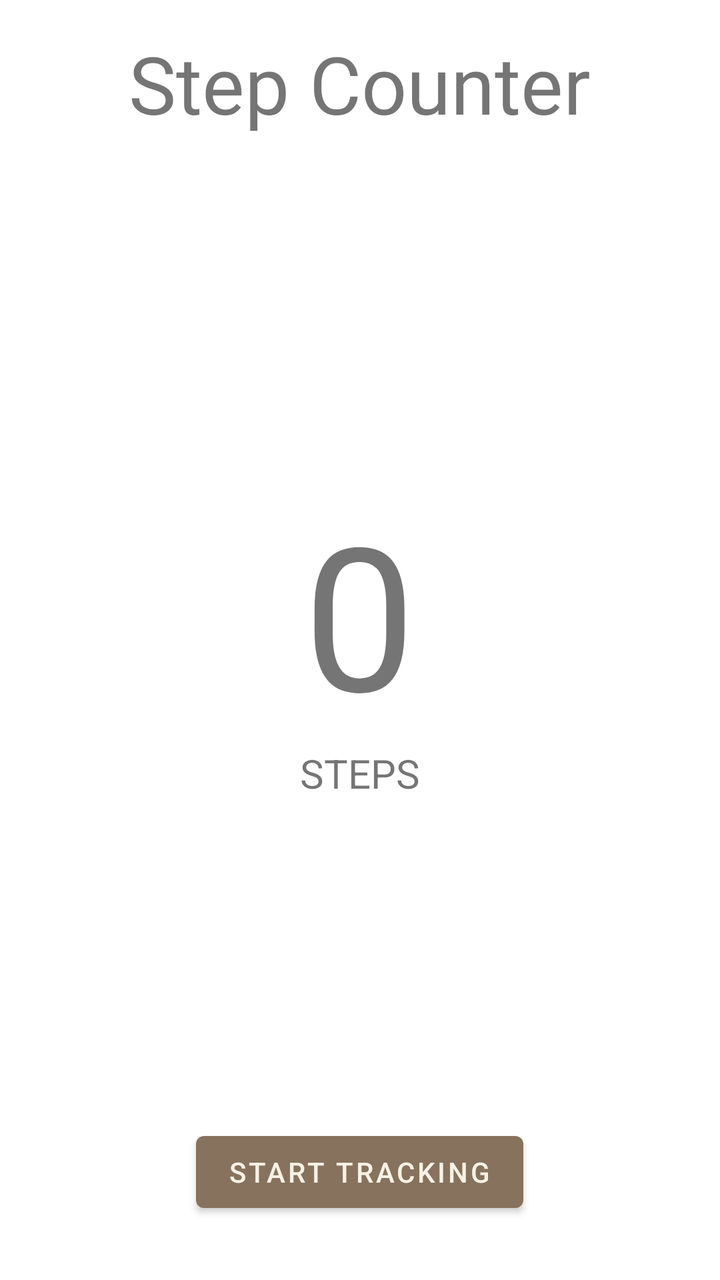
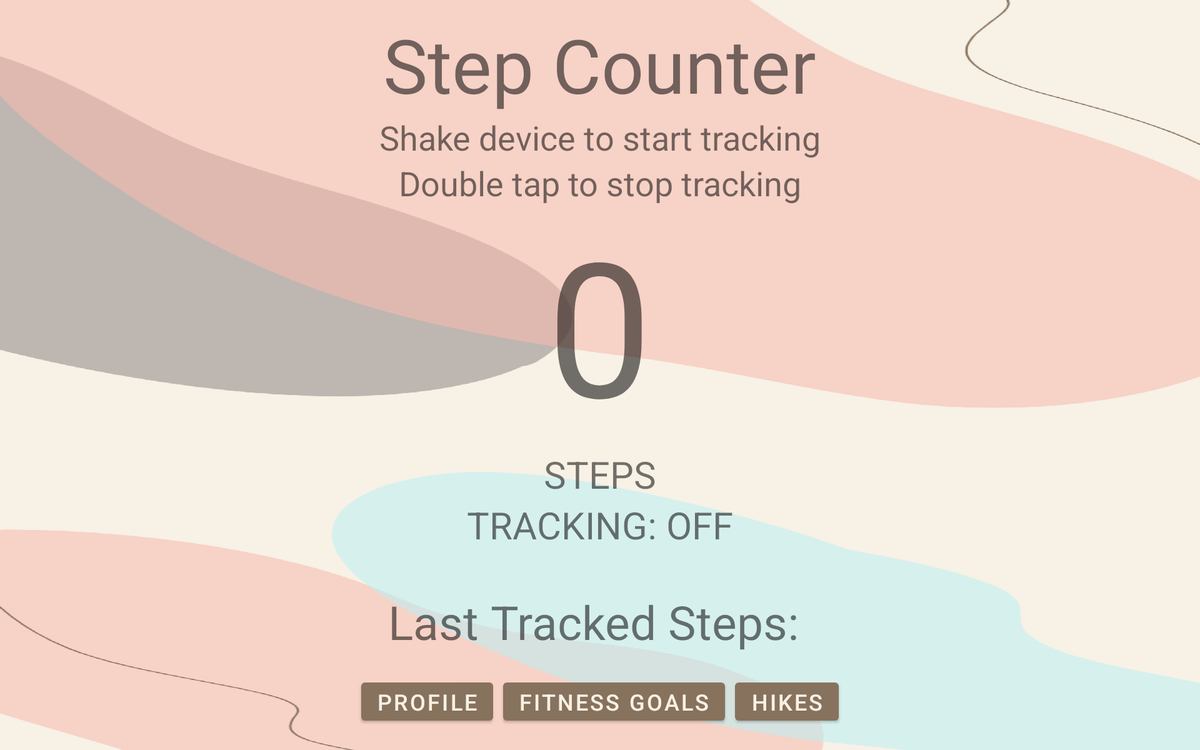

An Android layout and its configuration variant, each rendered on a device that would load it. The default file and the variant file are quoted in full after the pictures.
<!-- AndroidManifest.xml: application theme Theme.4530Project1 -->
<!-- res/layout/activity_step_counter.xml -->
<?xml version="1.0" encoding="utf-8"?>
<RelativeLayout xmlns:android="http://schemas.android.com/apk/res/android"
    xmlns:app="http://schemas.android.com/apk/res-auto"
    xmlns:tools="http://schemas.android.com/tools"
    android:layout_width="match_parent"
    android:layout_height="match_parent"
    tools:context=".StepCounterActivity">

    <TextView
        android:layout_width="wrap_content"
        android:layout_height="wrap_content"
        android:layout_centerHorizontal="true"
        android:text="Step Counter"
        android:fontFamily="@font/quicksand_regular"
        android:textSize="40dp"
        android:layout_marginTop="15dp"
        />


    <LinearLayout
        android:layout_width="wrap_content"
        android:layout_height="wrap_content"
        android:orientation="vertical"
        android:layout_centerHorizontal="true"
        android:layout_centerVertical="true"
        >

        <TextView
            android:id="@+id/tv_step_number"
            android:layout_width="wrap_content"
            android:layout_height="wrap_content"
            android:text="0"
            android:textSize="100dp"
            android:layout_gravity="center_horizontal"
            />

        <TextView
            android:id="@+id/tv_steps"
            android:layout_width="wrap_content"
            android:layout_height="wrap_content"
            android:text="STEPS"
            android:textSize="20dp"
            android:layout_gravity="center_horizontal"
            />
    </LinearLayout>
        <Button
            android:id="@+id/btn_step_counter_onoff"
            android:layout_width="wrap_content"
            android:layout_height="wrap_content"
            android:layout_alignParentBottom="true"
            android:layout_centerInParent="true"
            android:layout_centerVertical="true"
            android:layout_marginBottom="30dp"
            android:text="Start Tracking" />



</RelativeLayout>
<!-- resources referenced by this layout -->
<resources>
  <style name="Theme.4530Project1" parent="Theme.MaterialComponents.DayNight.NoActionBar">
          
          <item name="colorPrimary">@color/purple_500</item>
          <item name="colorPrimaryVariant">@color/purple_500</item>
          <item name="colorOnPrimary">@color/white</item>
          
          <item name="colorSecondary">@color/teal_200</item>
          <item name="colorSecondaryVariant">@color/teal_700</item>
          <item name="colorOnSecondary">@color/black</item>
          
          <item name="android:statusBarColor" tools:targetApi="l">?attr/colorPrimaryVariant</item>
          
      </style>
  <color name="purple_500">#FF87725d</color>
  <color name="white">#FFF8F1E5</color>
  <color name="teal_200">#FFc4f6fa</color>
  <color name="teal_700">#FF8f8688</color>
  <color name="black">#FF000000</color>
</resources>
<!-- res/layout-xlarge/activity_step_counter.xml (the repository's variant of the layout above) -->
<!-- drawn on a large tablet held sideways -->
<?xml version="1.0" encoding="utf-8"?>
<RelativeLayout xmlns:android="http://schemas.android.com/apk/res/android"
    xmlns:app="http://schemas.android.com/apk/res-auto"
    xmlns:tools="http://schemas.android.com/tools"
    android:layout_width="match_parent"
    android:layout_height="match_parent"
    tools:context=".StepCounterActivity"
    android:background="@drawable/background_main"
    android:id="@+id/layout_step_counter">

    <TextView
        android:layout_width="wrap_content"
        android:layout_height="wrap_content"
        android:layout_centerHorizontal="true"
        android:text="Step Counter"
        android:textSize="80dp"
        android:layout_marginTop="15dp"
        android:id="@+id/tv_step_title"
        />
    <TextView
        android:id="@+id/tv_shake"
        android:layout_width="wrap_content"
        android:layout_height="wrap_content"
        android:text="Shake device to start tracking"
        android:textSize="36dp"
        android:layout_gravity="center_horizontal"
        android:layout_centerHorizontal="true"
        android:layout_below="@id/tv_step_title"
        />
    <TextView
        android:layout_width="wrap_content"
        android:layout_height="wrap_content"
        android:text="Double tap to stop tracking"
        android:layout_below="@id/tv_shake"
        android:textSize="36dp"
        android:layout_centerHorizontal="true"
        android:layout_gravity="center_horizontal"
        />


    <LinearLayout
        android:layout_width="wrap_content"
        android:layout_height="wrap_content"
        android:orientation="vertical"
        android:layout_centerHorizontal="true"
        android:layout_centerVertical="true"
        >

        <TextView
            android:id="@+id/tv_step_number"
            android:layout_width="wrap_content"
            android:layout_height="wrap_content"
            android:text="0"
            android:textSize="200dp"
            android:layout_gravity="center_horizontal"
            />

        <TextView
            android:id="@+id/tv_steps"
            android:layout_width="wrap_content"
            android:layout_height="wrap_content"
            android:text="STEPS"
            android:textSize="40dp"
            android:layout_gravity="center_horizontal"
            />
        <TextView
            android:id="@+id/tv_tracking_status"
            android:layout_width="wrap_content"
            android:layout_height="wrap_content"
            android:text="TRACKING: OFF"
            android:textSize="40dp"
            android:layout_gravity="center_horizontal"
            />









    </LinearLayout>

    <TextView
        android:id="@+id/tv_prev_steps"
        android:layout_width="wrap_content"
        android:layout_height="wrap_content"
        android:layout_above="@id/ll_bottom_buttons"
        android:layout_centerInParent="true"
        android:text="Last Tracked Steps: "
        android:textSize="50dp" />

    <LinearLayout
        android:id="@+id/ll_bottom_buttons"
        android:layout_width="wrap_content"
        android:layout_height="wrap_content"
        android:orientation="horizontal"
        android:layout_centerHorizontal="true"
        android:layout_alignParentBottom="true"
        android:layout_margin="20dp"
        >

        <Button
            android:id="@+id/btn_profile"
            android:layout_width="wrap_content"
            android:layout_height="wrap_content"
            android:layout_gravity="center"
            android:layout_margin="5dp"
            android:text="Profile"
            android:textSize="24dp"/>
        <Button
            android:id="@+id/btn_fitness_goals"
            android:layout_width="wrap_content"
            android:layout_height="wrap_content"
            android:text="Fitness Goals"
            android:layout_margin="5dp"
            android:layout_gravity="center"
            android:textSize="24dp"
            />
        <Button
            android:id="@+id/btn_hikes"
            android:layout_width="wrap_content"
            android:layout_height="wrap_content"
            android:text="Hikes"
            android:layout_margin="5dp"
            android:layout_gravity="center"
            android:textSize="24dp"
            />


    </LinearLayout>




</RelativeLayout>
<!-- resources referenced by the variant -->
<!-- as a large tablet held sideways resolves them -->
<resources>
  <!-- drawable background_main: png bitmap (drawable, 62784 bytes) -->
  <style name="Theme.4530Project1" parent="Theme.MaterialComponents.DayNight.NoActionBar">
          
          <item name="colorPrimary">@color/purple_500</item>
          <item name="colorPrimaryVariant">@color/purple_500</item>
          <item name="colorOnPrimary">@color/white</item>
          
          <item name="colorSecondary">@color/teal_200</item>
          <item name="colorSecondaryVariant">@color/teal_700</item>
          <item name="colorOnSecondary">@color/black</item>
          
          <item name="android:statusBarColor" tools:targetApi="l">?attr/colorPrimaryVariant</item>
          
      </style>
  <color name="purple_500">#FF87725d</color>
  <color name="white">#FFF8F1E5</color>
  <color name="teal_200">#FFc4f6fa</color>
  <color name="teal_700">#FF8f8688</color>
  <color name="black">#FF000000</color>
</resources>
